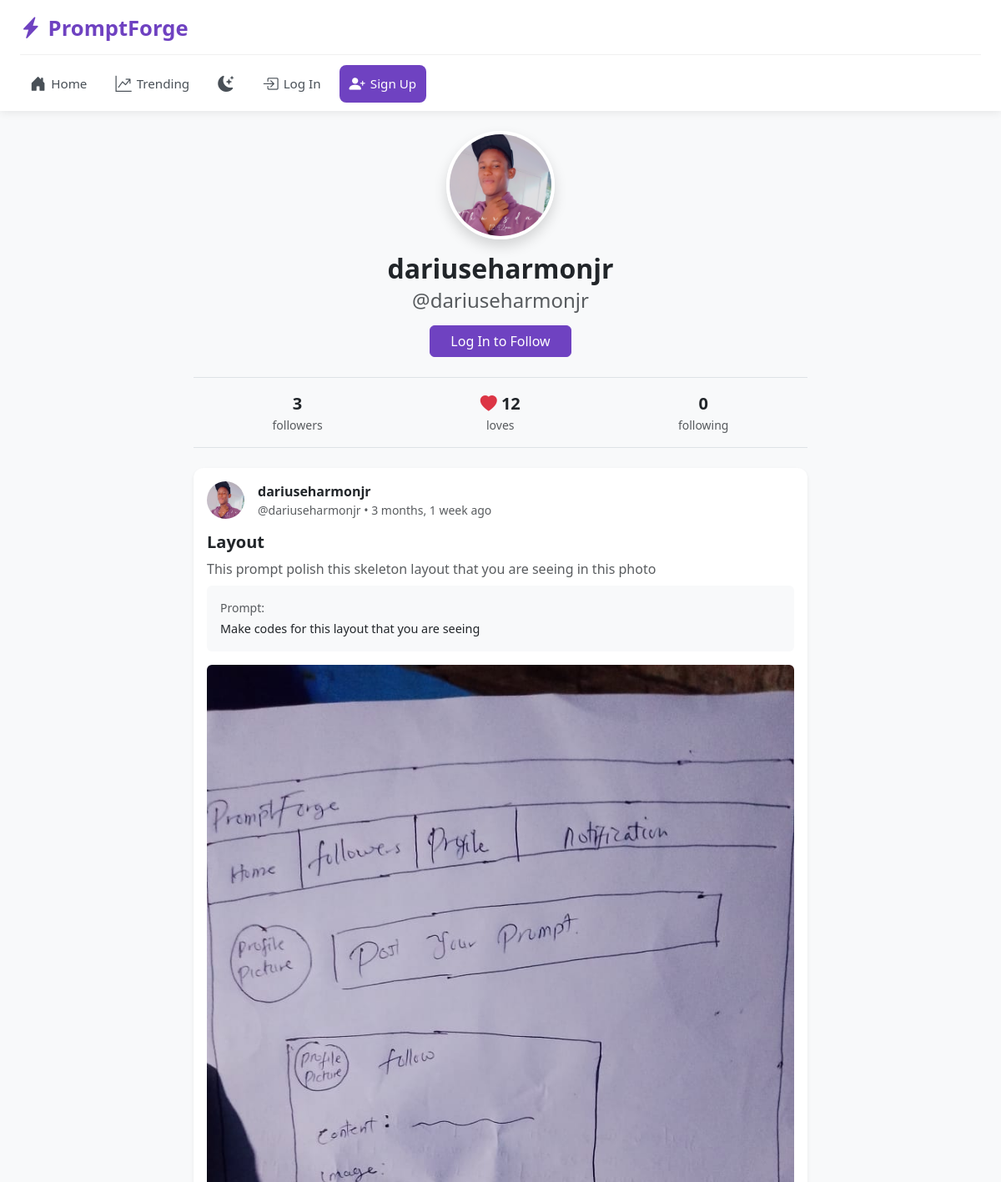
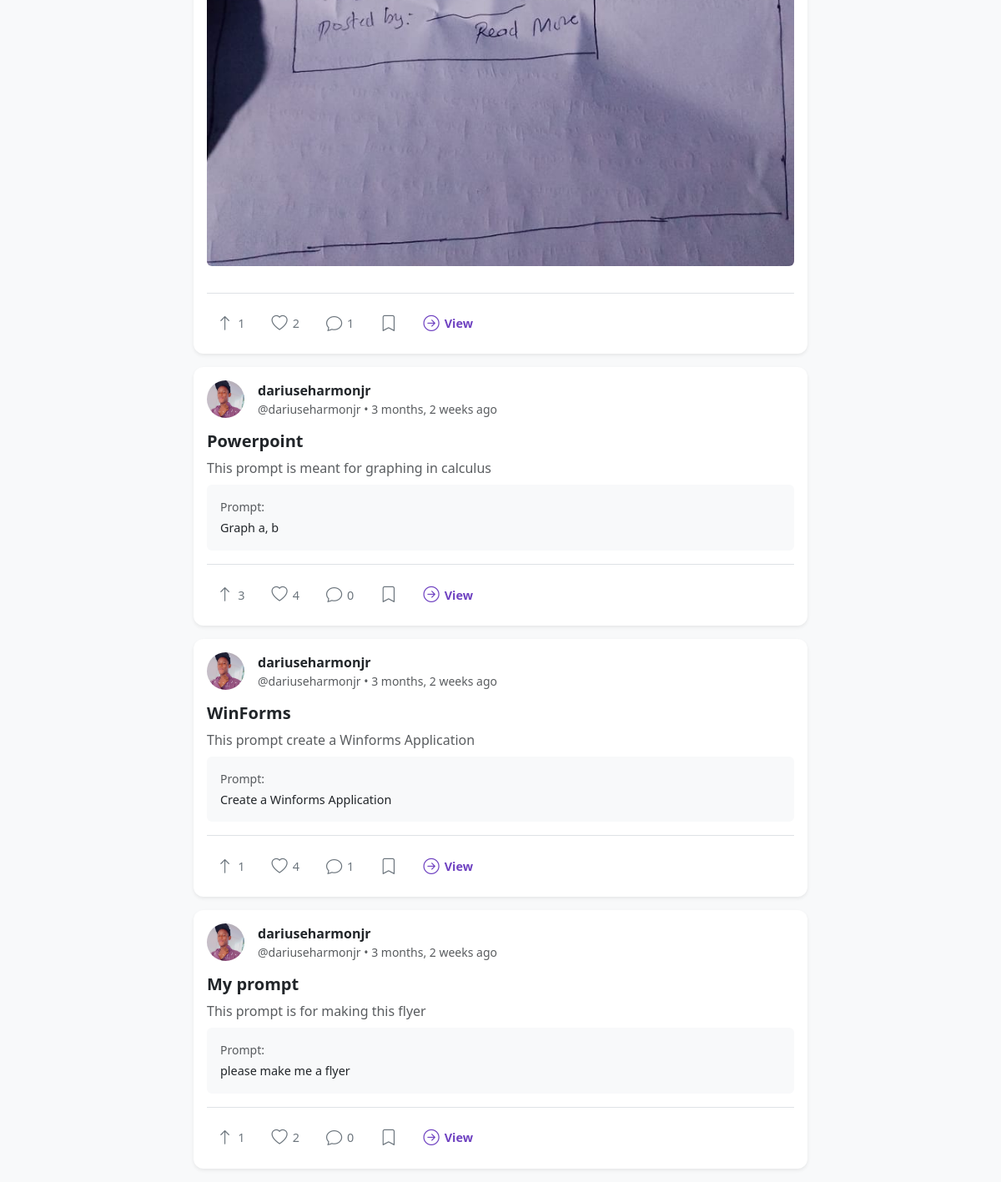
The page /profile/dariuseharmonjr/ on the database its author committed (2 pictures, top to bottom).
### workflows/models.py (models this page shows, shortened)
class Profile(models.Model):
    user = models.OneToOneField(User, on_delete=models.CASCADE, related_name='profile')
    bio = models.TextField(max_length=500, blank=True, help_text="Tell us about yourself!")
    profile_picture = models.ImageField(upload_to='avatars/', blank=True, null=True)
    date_of_birth = models.DateField()

class Workflow(models.Model):
    AI_MODELS = (
        ('ChatGPT', 'ChatGPT'), ('Midjourney', 'Midjourney'), ('Claude', 'Claude'),
        ('Gemini', 'Gemini'), ('Grok', 'Grok'), ('Kimi', 'Kimi'), ('Qwen', 'Qwen'), ('Other', 'Other')
    )
    author = models.ForeignKey(User, on_delete=models.CASCADE, related_name='workflows')
    title = models.CharField(max_length=250)
    description = models.TextField(help_text="Describe the prompt output")
    prompt_text = models.TextField(help_text="The actual prompt text")
    ai_model = models.CharField(max_length=60, choices=AI_MODELS)
    output_image = models.ImageField(upload_to='outputs/', blank=True, null=True)
    output_video = models.FileField(upload_to='outputs/videos/', blank=True, null=True)
    created_at = models.DateTimeField(auto_now_add=True)
    updated_at = models.DateTimeField(auto_now=True)
    class Meta:
        ordering = ['-created_at']
    @property
    def total_upvotes(self):
        return self.upvotes.count()

### workflows/views.py (the view, shortened to what this page needs)
# urls.py: path('profile/<str:username>/', views.user_profile_view, name='profile'),
def user_profile_view(request, username):
    profile_user = get_object_or_404(User, username=username)
    user_workflows = Workflow.objects.filter(author=profile_user)
    is_following = False
    loved_ids = []
    upvoted_ids = []
    bookmarked_ids = []
    following_usernames = []
    total_loves = LoveReaction.objects.filter(workflow__author=profile_user).count()
    return render(request, 'workflows/profile.html', {
        'profile_user': profile_user, 'workflows': user_workflows, 'is_following': is_following,
        'loved_ids': loved_ids, 'upvoted_ids': upvoted_ids, 'bookmarked_ids': bookmarked_ids, 'following_usernames': following_usernames,
        'total_loves': total_loves
    })

### workflows/context_processors.py (called while the page is built)
def unread_notifications(request):
    if request.user.is_authenticated:
        return {'unread_notifications_count': request.user.notifications.filter(is_read=False).count()}
    return {'unread_notifications_count': 0}

### workflows/templates/workflows/profile.html (shortened to what this page needs)
{% extends 'workflows/base.html' %}
{% block content %}
<div class="row justify-content-center">
    <div class="col-md-8">
        <div class="mb-4">
            <div class="text-center mb-3">
                <div class="position-relative d-inline-block">
                    {% if profile_user.profile.profile_picture %}
                        <img src="{{ profile_user.profile.profile_picture.url }}"
                             class="rounded-circle border border-4 border-white shadow"
                             style="width: 130px; height: 130px; object-fit: cover;">
                    {% else %}
                        <div class="bg-secondary rounded-circle d-inline-flex align-items-center justify-content-center text-white shadow"
                             style="width: 130px; height: 130px; font-size: 50px;">
                            {{ profile_user.username|first|upper }}
                        </div>
                    {% endif %}
                </div>
            </div>
            <h2 class="fw-bold mb-1 text-center">
                {{ profile_user.get_full_name|default:profile_user.username }}
            </h2>
            <div class="d-flex justify-content-center align-items-center mb-3 gap-3">
                <h4 class="text-muted mb-0">@{{ profile_user.username }}</h4>
            </div>
            <div class="d-flex justify-content-center gap-3 mb-4">
                {% if user != profile_user %}
                    {% if user.is_authenticated %}
                        <form action="{% url 'toggle_follow' profile_user.username %}" method="POST" class="follow-form d-inline">
                            {% csrf_token %}
                            {% if is_following %}
                                <button type="submit" class="btn btn-outline-secondary px-4 follow-btn" data-username="{{ profile_user.username }}">Following</button>
                            {% else %}
                                <button type="submit" class="btn btn-primary px-4 follow-btn" data-username="{{ profile_user.username }}">Follow</button>
                            {% endif %}
                        </form>
                    {% else %}
                        <a href="{% url 'login' %}" class="btn btn-primary px-4">Log In to Follow</a>
                    {% endif %}
                {% endif %}
            </div>
            <div class="d-flex justify-content-around border-top border-bottom py-3 mb-4">
                <div class="text-center">
                    <div class="fw-bold fs-5">{{ profile_user.followers.count }}</div>
                    <div class="text-muted small">followers</div>
                </div>
                <div class="text-center">
                    <div class="fw-bold fs-5" id="total-loves-counter" data-count="{{ total_loves }}">
                        <i class="bi bi-heart-fill text-danger"></i> {{ total_loves }}
                    </div>
                    <div class="text-muted small">loves</div>
                </div>
                <div class="text-center">
                    <div class="fw-bold fs-5">{{ profile_user.following.count }}</div>
                    <div class="text-muted small">following</div>
                </div>
            </div>
        </div>
        {% for workflow in workflows %}
        <div class="card mb-3 border-0 shadow-sm">
            <div class="card-body">
                <div class="d-flex justify-content-between align-items-center mb-3">
                    <div class="d-flex align-items-center">
                        {% if workflow.author.profile.profile_picture %}
                            <img src="{{ workflow.author.profile.profile_picture.url }}"
                                 class="rounded-circle me-3"
                                 style="width: 45px; height: 45px; object-fit: cover;">
                        {% else %}
                            <div class="bg-secondary rounded-circle d-flex align-items-center justify-content-center text-white me-3"
                                 style="width: 45px; height: 45px;">
                                {{ workflow.author.username|first|upper }}
                            </div>
                        {% endif %}
                        <div>
                            <div class="fw-bold">{{ workflow.author.get_full_name|default:workflow.author.username }}</div>
                            <div class="text-muted small">@{{ workflow.author.username }} • {{ workflow.created_at|timesince }} ago</div>
                        </div>
                    </div>
                </div>
                <div class="mb-3">
                    <h5 class="fw-bold mb-2">{{ workflow.title }}</h5>
                    <p class="text-muted mb-2">{{ workflow.description }}</p>
                    <div class="bg-light p-3 rounded mb-3">
                        <small class="text-muted d-block mb-1">Prompt:</small>
                        <pre style="white-space: pre-wrap; font-family: inherit; margin: 0; font-size: 0.9em;">{{ workflow.prompt_text }}</pre>
                    </div>
                    {% if workflow.output_image %}
                        <img src="{{ workflow.output_image.url }}" class="img-fluid rounded mb-3" alt="Output">
                    {% elif workflow.output_video %}
                        <video controls class="img-fluid rounded mb-3 w-100" style="max-height: 400px; background: #000; border-radius: 12px;">
                            <source src="{{ workflow.output_video.url }}" type="video/mp4">
                        </video>
                    {% endif %}
                </div>
                <div class="d-flex align-items-center gap-2 pt-3 border-top">
                    <form action="{% url 'upvote' workflow.pk %}" method="POST" class="upvote-form d-inline m-0">
                        <button type="submit" class="action-btn upvote-btn {% if workflow.pk in upvoted_ids %}active{% endif %}">
                            <i class="bi {% if workflow.pk in upvoted_ids %}bi-arrow-up-fill{% else %}bi-arrow-up{% endif %}"></i>
                            <span class="upvote-count">{{ workflow.total_upvotes }}</span>
                        </button>
                    </form>
                    <form action="{% url 'toggle_love' workflow.pk %}" method="POST" class="love-form d-inline m-0">
                        <button type="submit" class="action-btn love-btn {% if workflow.pk in loved_ids %}active{% endif %}">
                            <i class="bi {% if workflow.pk in loved_ids %}bi-heart-fill{% else %}bi-heart{% endif %}"></i>
                            <span class="love-count">{{ workflow.love_reactions.count }}</span>
                        </button>
                    </form>
                    <a href="{% url 'detail' workflow.pk %}" class="action-btn comment-btn text-decoration-none">
                        <i class="bi bi-chat"></i>
                        <span>{{ workflow.comments.count }}</span>
                    </a>
                    <form action="{% url 'toggle_bookmark' workflow.pk %}" method="POST" class="bookmark-form d-inline m-0">
                        <button type="submit" class="action-btn bookmark-btn {% if workflow.pk in bookmarked_ids %}active{% endif %}">
                            <i class="bi {% if workflow.pk in bookmarked_ids %}bi-bookmark-fill{% else %}bi-bookmark{% endif %}"></i>
                        </button>
                    </form>
                    <a href="{% url 'detail' workflow.pk %}" class="action-btn text-decoration-none" style="color: #6f42c1; font-weight: 600;">
                        <i class="bi bi-arrow-right-circle"></i>
                        <span>View</span>
                    </a>
                </div>
            </div>
        </div>
        {% endfor %}
    </div>
</div>
{% endblock %}

### workflows/templates/workflows/base.html (style rules this page uses)
body { background-color: #f8f9fa; transition: background-color 0.3s ease, color 0.3s ease; }
.card { box-shadow: 0 4px 6px rgba(0,0,0,0.1); border: none; border-radius: 12px; transition: background-color 0.3s ease; }
.btn-primary { background-color: #6f42c1; border-color: #6f42c1; }
.action-btn { background: transparent; border: none; color: #6c757d; font-size: 0.9rem; font-weight: 500; padding: 6px 12px; border-radius: 20px; transition: all 0.2s ease; display: inline-flex; align-items: center; gap: 6px; cursor: pointer; }
.action-btn i { font-size: 1.2rem; transition: transform 0.2s ease; }

### rows shown on the page
Workflow: author.profile.profile_picture (picture), author.get_full_name "dariuseharmonjr", author.username "dariuseharmonjr", created_at "3 months, 1 week", title "Layout", description "This prompt polish this skeleton layout that you are seeing in this photo", prompt_text "Make codes for this layout that you are seeing", output_image (picture), total_upvotes "1", love_reactions.count "2", comments.count "1"
Workflow: author.profile.profile_picture (picture), author.get_full_name "dariuseharmonjr", author.username "dariuseharmonjr", created_at "3 months, 2 weeks", title "Powerpoint", description "This prompt is meant for graphing in calculus", prompt_text "Graph a, b", total_upvotes "3", love_reactions.count "4", comments.count "0"
Workflow: author.profile.profile_picture (picture), author.get_full_name "dariuseharmonjr", author.username "dariuseharmonjr", created_at "3 months, 2 weeks", title "WinForms", description "This prompt create a Winforms Application", prompt_text "Create a Winforms Application", total_upvotes "1", love_reactions.count "4", comments.count "1"
Workflow: author.profile.profile_picture (picture), author.get_full_name "dariuseharmonjr", author.username "dariuseharmonjr", created_at "3 months, 2 weeks", title "My prompt", description "This prompt is for making this flyer", prompt_text "please make me a flyer", total_upvotes "1", love_reactions.count "2", comments.count "0"

### other values the page prints
{{ profile_user.get_full_name|default:profile_user.username }} "dariuseharmonjr"
{{ profile_user.username }} "dariuseharmonjr"
{{ profile_user.followers.count }} "3"
{{ total_loves }} "12"
{{ profile_user.following.count }} "0"
